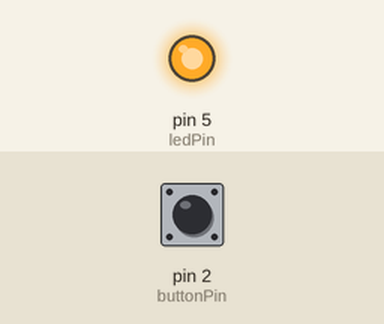
The sketch below on a simulated Arduino Uno, built with avr-gcc and run on an emulated ATmega328P. On the bench: output pins drawn as LEDs (lit = HIGH). The test bench sets the inputs (shaded band); at power-on: pin 2 (buttonPin) HIGH.

Above: at 2.8 s.
2.9 s: pin 2 (buttonPin) pulled LOW for 1.25 s
At 4.3 s:
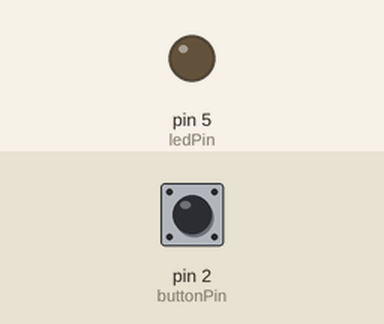
6.6 s: pin 2 (buttonPin) pulled LOW for 3.2 s
At 10.7 s:
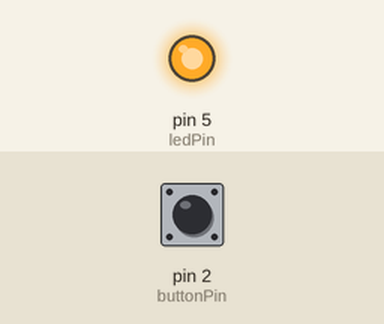
Timing chart, 0 to 12.2 s (numbered marks = the images above; inputs shaded):
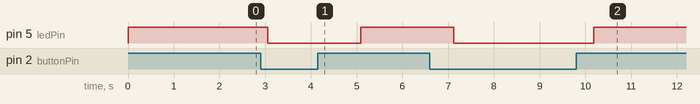

Measured:
- after the input at 2.9 s, pin 5 (ledPin): HIGH → LOW after 0.15 s, → HIGH 2.0 s later
- after the input at 6.6 s, pin 5 (ledPin): HIGH → LOW after 0.53 s, → HIGH 3.1 s later

The sketch:

button.ino
```cpp
/*
  [Attiny 44/84 Pinout]
                        ------
                   VCC-|      |-GND
                PB0=10-|      |-0=PA0=A0
                 PB1=9-|      |-1=PA1=A1
             RESET=PB3-|      |-2=PA2=A2
              PB2=8(~)-|      |-3=PA3=A3
           A7=PA7=7(~)-|      |-4=PA4=A4=SCK=SCL
  SDA=MOSI=A6=PA6=6(~)-|      |-5(~)=PA5=A5=MISO
                        ------
*/
#include <SoftwareSerial.h>

#define txPin           0     // PB0
#define rxPin           1     // PB1

#define ledPin          5     // PB5
#define buttonPin       2     // PB2

SoftwareSerial mySerial(rxPin, txPin);

bool buttonState = 0;

void setup()
{
  mySerial.begin(9600);

  pinMode(ledPin, OUTPUT);
  pinMode(buttonPin, INPUT_PULLUP);
}

void loop()
{
  buttonState = digitalRead(buttonPin);

  if (buttonState == HIGH)
  {
    digitalWrite(ledPin, HIGH);    // turn LED on:
  }
  else
  {
    digitalWrite(ledPin, LOW);   // turn LED off:
  }
  mySerial.print("buttonState[");
  mySerial.print(buttonState);
  mySerial.println("] ");

  delay(1000);
}
```
